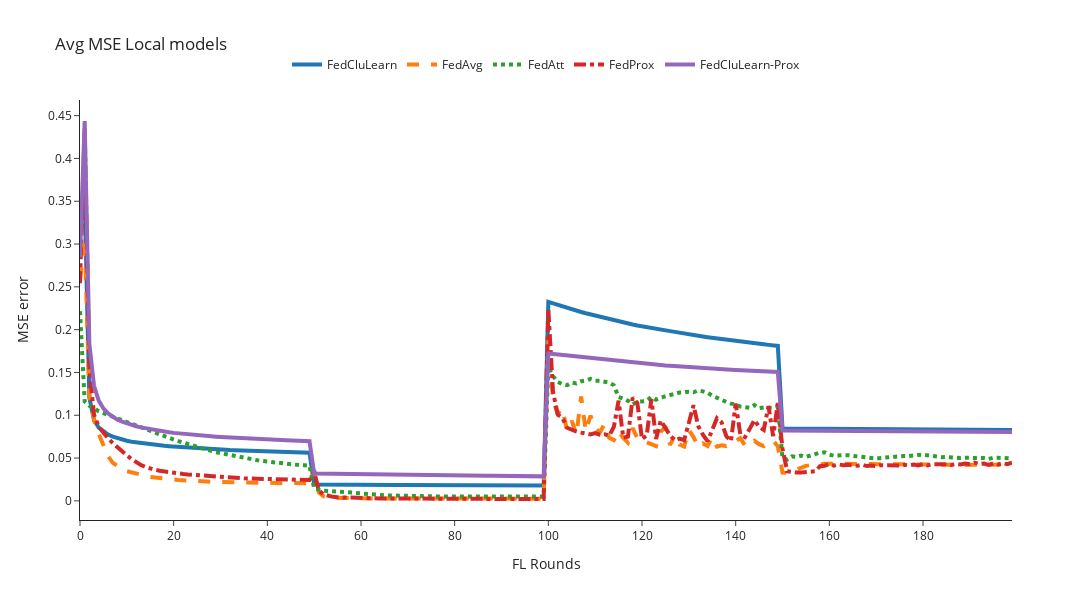

The notebook cell this image was saved under:
### Code cell
mse_column = 'mse'
n_rounds, y = preprocessing_results(filenames=local_filenames, mse_column=mse_column)
plot_plotly(n_rounds, y, title='Avg MSE Local models', y_axis_title=f'{mse_column.upper()} error', y_axis_max=0.3)

### Figure 1 — Plotly figure (JSON) as saved in the notebook; plotly's stock layout.template omitted (floating-point values rounded to 4 significant figures; data arrays with more than 128 entries replaced by an {"elided": "..."} marker saying what was removed)
{"data": [{"line": {"dash": "solid", "width": 4}, "mode": "lines", "name": "FedCluLearn", "type": "scatter", "x": {"elided": "201 int values"}, "y": {"elided": "200 float values"}}, {"line": {"dash": "dash", "width": 4}, "mode": "lines", "name": "FedAvg", "type": "scatter", "x": {"elided": "201 int values"}, "y": {"elided": "200 float values"}}, {"line": {"dash": "dot", "width": 4}, "mode": "lines", "name": "FedAtt", "type": "scatter", "x": {"elided": "201 int values"}, "y": {"elided": "200 float values"}}, {"line": {"dash": "dashdot", "width": 4}, "mode": "lines", "name": "FedProx", "type": "scatter", "x": {"elided": "201 int values"}, "y": {"elided": "200 float values"}}, {"line": {"dash": "solid", "width": 4}, "mode": "lines", "name": "FedCluLearn-Prox", "type": "scatter", "x": {"elided": "201 int values"}, "y": {"elided": "200 float values"}}], "layout": {"height": 600, "legend": {"orientation": "h", "x": 0.5, "xanchor": "center", "y": 1.05, "yanchor": "bottom"}, "title": {"text": "Avg MSE Local models"}, "width": 1200, "xaxis": {"title": {"text": "FL Rounds"}}, "yaxis": {"title": {"text": "MSE error"}}}}
